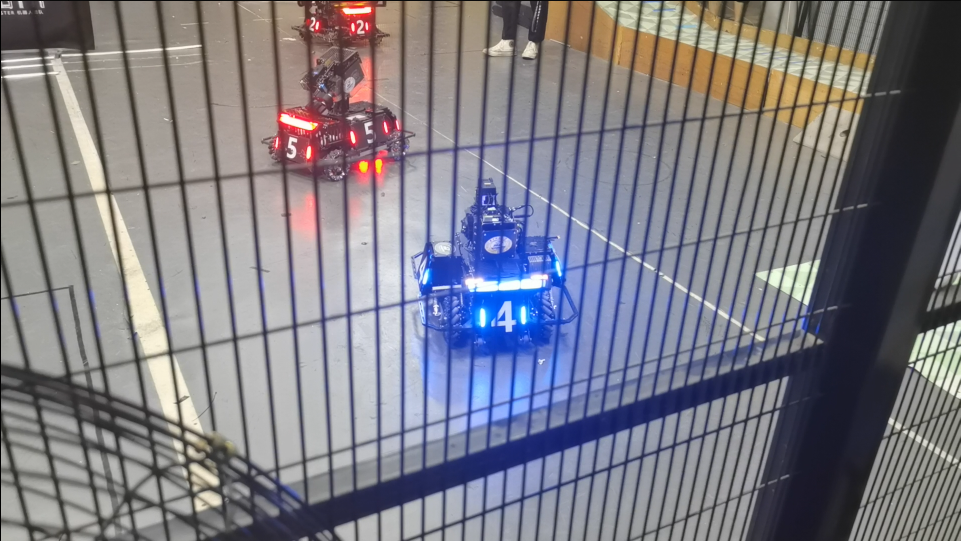
//> input picture task2/armor.png, 1921 x 1082 px (shown at 1/2 size)
$ ./main   (built with g++ and OpenCV 4)
//> lines starting //> are read from the running program, lines starting //| are printed output that depends on the picture
#include <iostream>
#include <math.h>
#include <opencv2/opencv.hpp>

using namespace std;
using namespace cv;

void GetGaussianKernel(Mat &gaus, const int size, const double sigma);

void My_Blur(Mat &src, Mat &dst, int ksize,double sigma = 1);
void My_PyrDown(const Mat& src,Mat &dst,const Size& dstsize = Size(),double sigma = 1);
void My_PyrUp(const Mat& src,Mat &ret,const Size& dstsize = Size(),double sigma = 1);

int main() {
    // [4 lines of commented-out code are left out]

    Mat image = imread("/home/kangzhehao/practice/week2/task2/armor.png");
//> image is the input picture: 1082 rows x 1921 cols, CV_8UC3; mean B, G, R 131.3, 122.7, 124.1
    if (image.empty()) {
        cerr << "Error: Image not found!" << endl;
        return -1;
    }

    resize(image,image,Size(image.cols/2,image.rows/2));
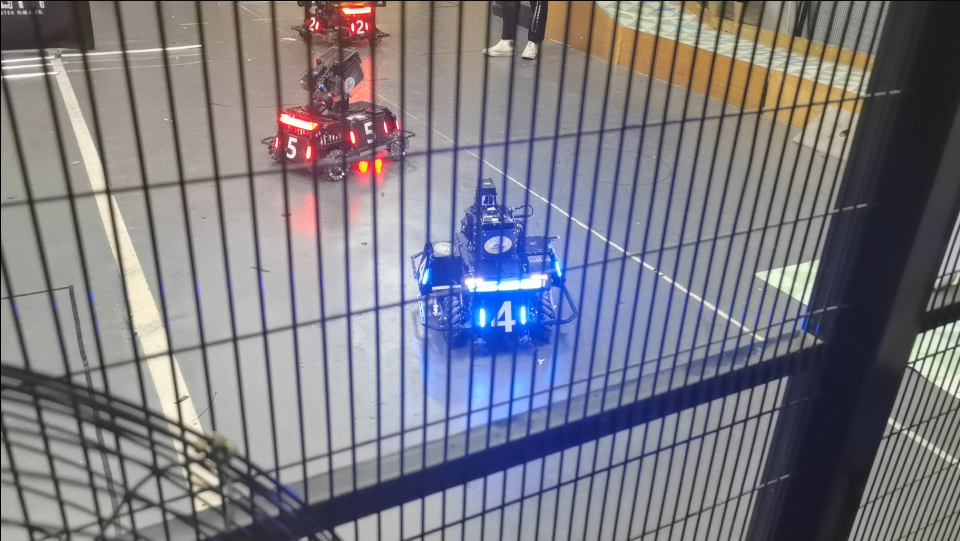
//> image: 541 rows x 960 cols, CV_8UC3; mean B, G, R 131.3, 122.6, 124.1
    imshow("Raw Image", image);

    Mat result;
    int kernelSize = 5;
    double blurSigma = 1;
    My_Blur(image, result, kernelSize, blurSigma);
    imshow("Convolved Image", result);

    Mat downsampled;
    Size downsampleSize(0, 0);
    double downsampleSigma = 1;
    My_PyrDown(image, downsampled, downsampleSize, downsampleSigma);
    imshow("Downsampled Image", downsampled);

    Mat upsampled;
    Size upsampleSize(0, 0);
    double upsampleSigma = 10;
    My_PyrUp(downsampled, upsampled, upsampleSize, upsampleSigma);
    imshow("Upsampled Image", upsampled);

    waitKey(0);

    return 0;
}


void GetGaussianKernel(Mat &gaus, const int size, const double sigma) {
//> called with size = 5, sigma = 1
    Mat kernel(size, size, CV_64F);
    int center = size / 2;
    double sum = 0;

    for (int i = 0; i < size; i++) {
        for (int j = 0; j < size; j++) {
            kernel.at<double>(i, j) = (1 / (2 * M_PI * sigma * sigma)) *
                                      exp(-((i - center) * (i - center) + (j - center) * (j - center)) / (2 * sigma * sigma));
            sum += kernel.at<double>(i, j);
        }
    }

    kernel /= sum;
    gaus = kernel;
}


void My_Blur(Mat &src, Mat &dst, int ksize,double sigma ) {
    Mat kernel;
    GetGaussianKernel(kernel, ksize, sigma);
    int ConvolutionResult_row = src.rows - ksize + 1;
//> ConvolutionResult_row = 537
    int ConvolutionResult_col = src.cols - ksize + 1;
//> ConvolutionResult_col = 956

    dst = Mat::zeros(ConvolutionResult_row, ConvolutionResult_col, CV_8UC3);

    for (int i = 0; i < ConvolutionResult_row; i++) {
        for (int j = 0; j < ConvolutionResult_col; j++) {
            for (int k = 0; k < 3; k++) {
                double sum = 0;
                for (int m = 0; m < ksize; m++) {
                    for (int n = 0; n < ksize; n++) {
                        sum += (src.at<Vec3b>(i + m, j + n)[k] * kernel.at<double>(m, n));
                    }
                }
                dst.at<Vec3b>(i, j)[k] = static_cast<uchar>(sum);
            }
        }
    }
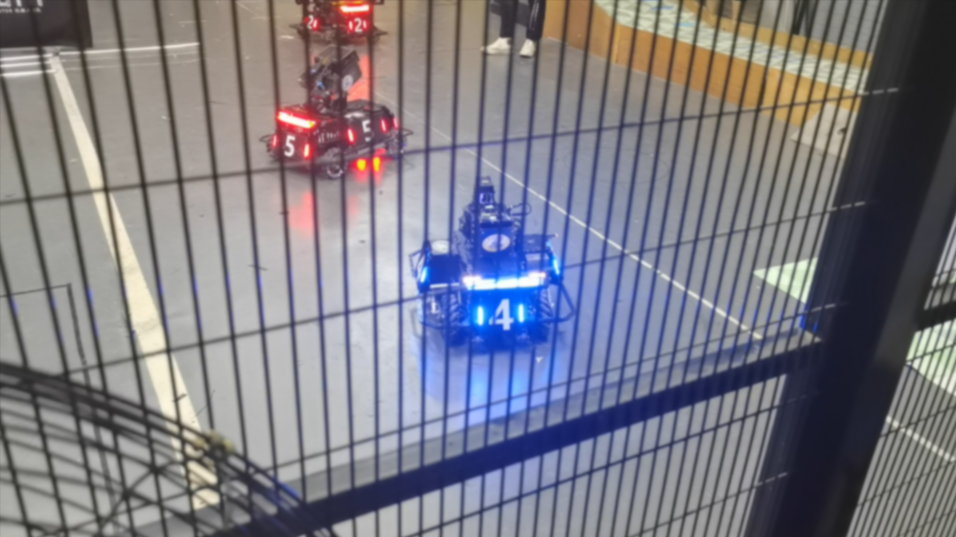
//> dst: 537 rows x 956 cols, CV_8UC3; mean B, G, R 131.3, 122.5, 124
}

void My_PyrDown(const Mat& src,Mat &dst,const Size& dstsize ,double sigma  ){
//> called with dstsize = Size(0, 0), sigma = 1
    int dst_Rows  , dst_Cols;
    if(dstsize.empty()){
        dst_Rows = src.rows/2;
//> dst_Rows = 270
        dst_Cols = src.cols/2;
//> dst_Cols = 480
    }else {
        dst_Rows = dstsize.width;
        dst_Cols = dstsize.height;
    }
    dst = Mat(dst_Rows, dst_Cols, src.type());
    int scale = (int)src.rows/dst_Rows;
//> scale = 2

    Mat gaus;
    GetGaussianKernel(gaus,scale,sigma);
//> gaus = [[0.143, 0.235], [0.235, 0.387]]

    for (int i = 0; i < dst_Rows; i++) {
        for (int j = 0; j < dst_Cols; j++) {
            int r = i * scale;
            int c = j * scale;

            for (int k = 0; k < 3; k++) {
                int sum = 0;
                for (int  m = 0; m < scale; m++)
                {
                    for (int n = 0; n < scale; n++)
                    {
                        sum += src.at<Vec3b>(r+m,c+n)[k] * gaus.at<double>(m,n);
                    }
                }
                dst.at<Vec3b>(i, j)[k] = sum;
            }
        }
    }
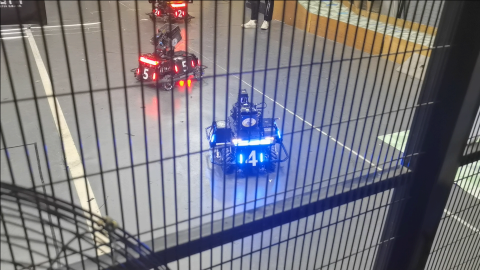
//> dst: 270 rows x 480 cols, CV_8UC3; mean B, G, R 129.4, 120.7, 122.1
}

// [27 lines of commented-out code are left out]

void My_PyrUp(const Mat& src, Mat& ret, const Size& dstsize, double sigma) {
//> called with dstsize = Size(0, 0), sigma = 10
    int srcRows = src.rows;
//> srcRows = 270
    int srcCols = src.cols;
//> srcCols = 480

    int dstRows, dstCols;
    if (dstsize.empty()) {
        dstRows = srcRows * 2;
//> dstRows = 540
        dstCols = srcCols * 2;
//> dstCols = 960
    } else {
        dstRows = dstsize.width;
        dstCols = dstsize.height;
    }

    // 创建目标大小的图像
    Mat dst = Mat(dstRows, dstCols, src.type());

    int scale = (int)dstRows/src.rows;
//> scale = 2

    // 上采样，执行线性插值
    for (int i = 0; i < dstRows; ++i) {
        for (int j = 0; j < dstCols; ++j) {
            // 计算在源图像中的坐标位置
            float y = (float)i / scale;
            float x = (float)j / scale;

            // 找到最近的四个像素
            int x_low = floor(x);
            int y_low = floor(y);
            int x_high = x_low + 1;
            int y_high = y_low + 1;

            // 边界处理
            x_low = std::max(0, std::min(x_low, srcCols - 1));
            x_high = std::max(0, std::min(x_high, srcCols - 1));
            y_low = std::max(0, std::min(y_low, srcRows - 1));
            y_high = std::max(0, std::min(y_high, srcRows - 1));

            // 执行双线性插值
            for (int k = 0; k < 3; ++k) {
                float dx = x - x_low;
                float dy = y - y_low;

                float value = (1 - dx) * (1 - dy) * src.at<Vec3b>(y_low, x_low)[k] +
                              dx * (1 - dy) * src.at<Vec3b>(y_low, x_high)[k] +
                              (1 - dx) * dy * src.at<Vec3b>(y_high, x_low)[k] +
                              dx * dy * src.at<Vec3b>(y_high, x_high)[k];

                dst.at<Vec3b>(i, j)[k] = static_cast<uchar>(value);
            }
        }
    }
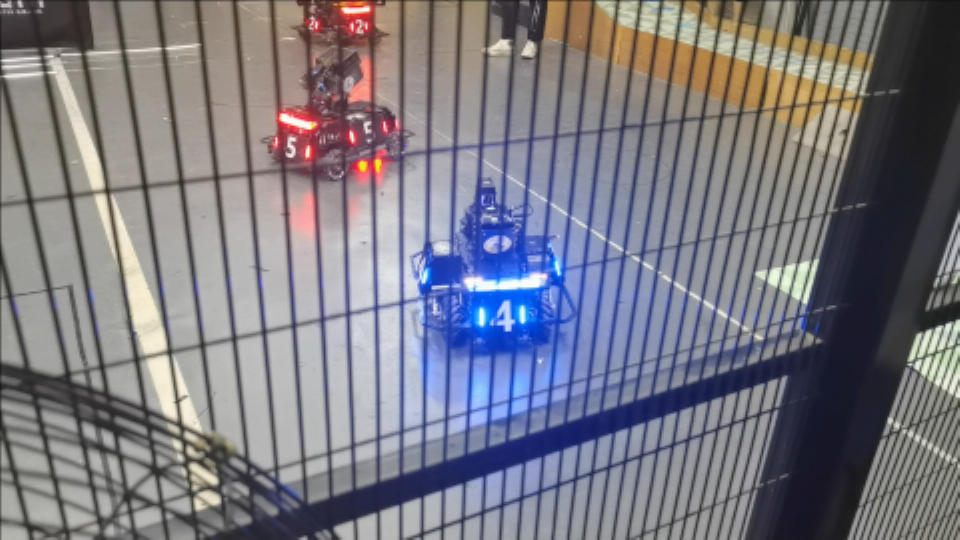
//> dst: 540 rows x 960 cols, CV_8UC3; mean B, G, R 129.2, 120.5, 122

    // 对图像进行高斯模糊处理
    My_Blur(dst,ret,scale,sigma);
}
